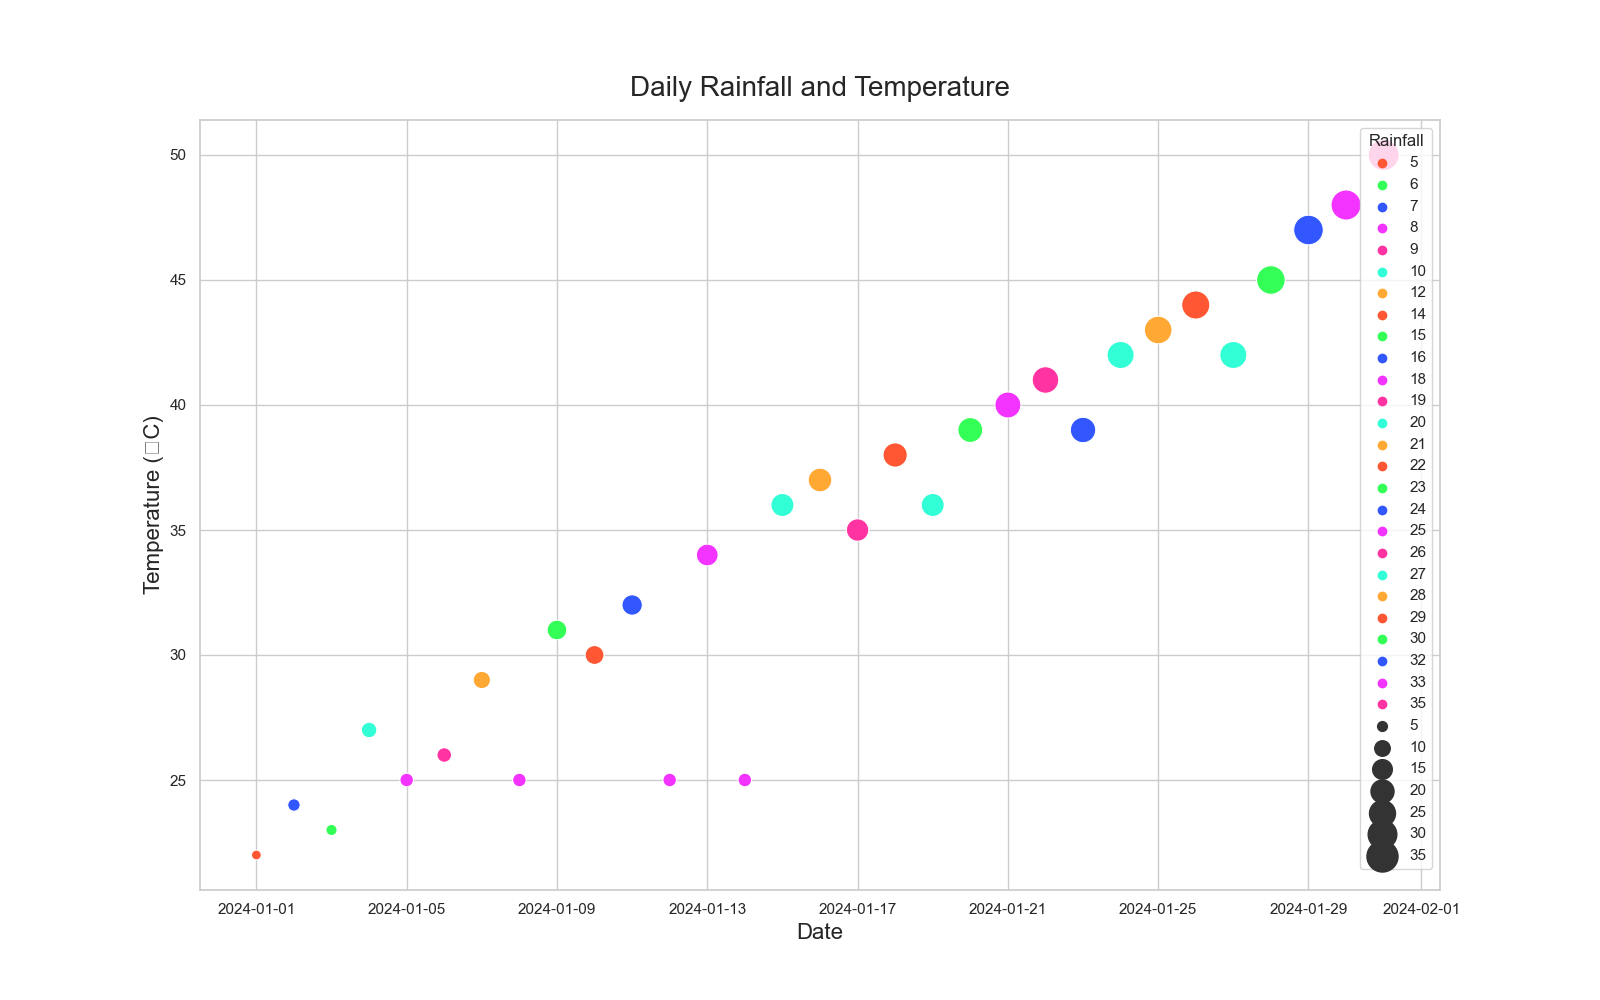

The script that drew this image:

import seaborn as sns
import pandas as pd
import matplotlib.pyplot as plt
from io import StringIO

data = '''
Date,Rainfall,Temperature
2024-01-01,5,22
2024-01-02,7,24
2024-01-03,6,23
2024-01-04,10,27
2024-01-05,8,25
2024-01-06,9,26
2024-01-07,12,29
2024-01-08,8,25
2024-01-09,15,31
2024-01-10,14,30
2024-01-11,16,32
2024-01-12,8,25
2024-01-13,18,34
2024-01-14,8,25
2024-01-15,20,36
2024-01-16,21,37
2024-01-17,19,35
2024-01-18,22,38
2024-01-19,20,36
2024-01-20,23,39
2024-01-21,25,40
2024-01-22,26,41
2024-01-23,24,39
2024-01-24,27,42
2024-01-25,28,43
2024-01-26,29,44
2024-01-27,27,42
2024-01-28,30,45
2024-01-29,32,47
2024-01-30,33,48
2024-01-31,35,50
'''

df = pd.read_csv(StringIO(data), parse_dates=['Date'])

plt.figure(figsize=(16, 10))

sns.scatterplot(data=df, x='Date', y='Temperature', size='Rainfall',
                sizes=(50, 500), hue='Rainfall', 
                palette=["#FF5733", "#33FF57", "#3357FF", "#F333FF", "#FF33A1", "#33FFD7", "#FFA833"])

plt.title('Daily Rainfall and Temperature', fontsize=20, y=1.02)
plt.xlabel('Date', fontsize=16)
plt.ylabel('Temperature (°C)', fontsize=16)

plt.show()
